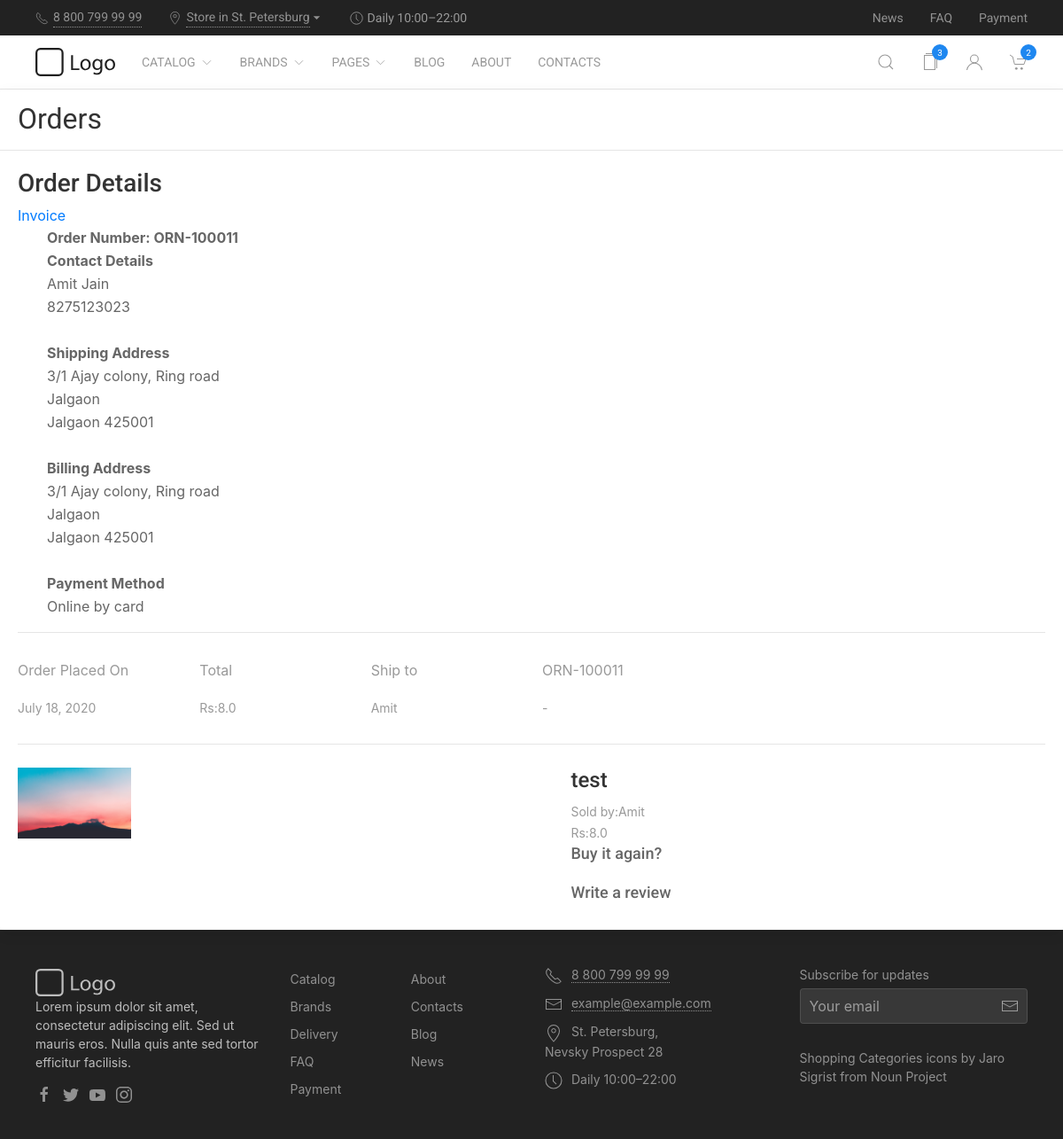
The page /users/order/11/ (signed in) on the database its author committed.
### store/models.py (models this page shows, shortened)
class Order(models.Model):
    user = models.ForeignKey(User, on_delete=models.CASCADE)
    vendor = models.ForeignKey(Vendor, on_delete=models.CASCADE)
    order_ref_number = models.CharField(unique=True, default='ORD-100000', max_length=15)
    items = models.ManyToManyField(OrderItem)
    ordered_date = models.DateField()
    ordered_time = models.TimeField()
    ordered = models.BooleanField(default=False)
    shipping_address = models.ForeignKey(
        'Addresss', related_name='shipping_address', on_delete=models.SET_NULL, blank=True, null=True)
    billing_address = models.ForeignKey(
        'Addresss', related_name='billing_address', on_delete=models.SET_NULL, blank=True, null=True)
    payment = models.ForeignKey(
        'Payment', on_delete=models.SET_NULL, blank=True, null=True)
    coupon = models.ForeignKey(
        'Coupon', on_delete=models.SET_NULL, blank=True, null=True)
    refund_requested = models.BooleanField(default=False)
    refund_granted = models.BooleanField(default=False)
    item_url = models.TextField(default='', blank=True, null=True)
    order_status = models.CharField(choices=ORDER_STATUS, max_length=50, default='Preparing Order')
    received = models.BooleanField(default=False, blank=True, null=True)
    payment_method = models.CharField(default='Online by card', max_length=30)
    total_items = models.IntegerField(blank=True, null=True)
    taxes = models.FloatField(default=0)
    '''
    1. Item added to cart
    2. Adding a billing address
    (Failed checkout)
    3. Payment
    (Preprocessing, processing, packaging etc.)
    4. Being delivered
    5. Received
    6. Refunds
    '''

class Addresss(models.Model):
    user = models.ForeignKey(User, on_delete=models.CASCADE)
    street_address = models.CharField(max_length=100)
    apartment_address = models.CharField(max_length=100)
    city = models.TextField(default='Jalgaon')
    phone_number = models.IntegerField(validators=[MaxValueValidator(9999999999)], blank=True)
    postal_code = models.IntegerField(validators=[MaxValueValidator(9999999999)])
    address_type = models.CharField(max_length=1, choices=ADDRESS_CHOICES)
    default = models.BooleanField(default=False)
    class Meta:
        verbose_name_plural = 'Addresses'

class Payment(models.Model):
    stripe_charge_id = models.CharField(max_length=50)
    user = models.ForeignKey(User,
                             on_delete=models.SET_NULL, blank=True, null=True)
    amount = models.FloatField()
    timestamp = models.DateTimeField(auto_now_add=True)

class OrderItem(models.Model):
    user = models.ForeignKey(User, on_delete=models.CASCADE)
    ordered = models.BooleanField(default=False)
    item = models.ForeignKey(Item, on_delete=models.CASCADE)
    quantity = models.IntegerField(default=1)
    def get_total_discount_item_price(self):
        return self.quantity * self.item.discount_price
    def get_final_price(self):
        if self.item.discount_price:
            return self.get_total_discount_item_price()
        return self.get_total_item_price()

### users/models.py (models this page shows, shortened)
class User(AbstractBaseUser, PermissionsMixin):
    username = models.EmailField(_('email address'), unique=True, help_text='Provide an email for Registration')
    email = models.EmailField(_('user address'), blank=True)
    first_name = models.CharField(_('first name'), max_length=30)
    last_name = models.CharField(_('last name'), max_length=30, blank=True)
    date_joined = models.DateTimeField(_('date joined'), auto_now_add=True)
    is_active = models.BooleanField(_('active'), default=True)
    is_staff = models.BooleanField(_('staff'), default=False)
    is_customer = models.BooleanField(_('customer'), default=False)
    is_vendor = models.BooleanField(_('vendor'), default=False)
    phone_number = models.IntegerField(blank=True, null=True)
    date_of_birth = models.DateField(blank=True, null=True)
    objects = UserManager()
    USERNAME_FIELD = 'username'
    EMAIL_FIELD = 'username'
    REQUIRED_FIELDS = []
    class Meta:
        verbose_name = _('user')
        verbose_name_plural = _('users')

class Vendor(models.Model):
    user = models.OneToOneField(User, on_delete=models.CASCADE, primary_key=True)
    phone_number = models.IntegerField(null=True)
    pin_code = models.IntegerField(null=True)
    vendor_ref_number = models.CharField(unique=True, default='VRN-100000', max_length=15)

### vendors/models.py (models this page shows, shortened)
class Item(models.Model):
    category = models.ForeignKey(Category, on_delete=models.CASCADE)
    sold_by = models.ForeignKey(Vendor, on_delete=models.CASCADE)
    brand = models.ForeignKey(Brands, on_delete=models.CASCADE)
    item_ref_number = models.CharField(unique=True, default='IRN-100000', max_length=15)
    title = models.CharField(max_length=100)
    price = models.FloatField(null=True)
    discount_price = models.FloatField(blank=True, null=True)
    label = models.CharField(choices=LABEL_CHOICES, max_length=11, null=True)
    slug = models.SlugField()
    stock_no = models.IntegerField()  # number of products in stock
    short_description = models.TextField(help_text='To describe product in short', null=True)
    description = models.TextField(help_text='Overview product', null=True)
    key_benefits = models.TextField(help_text='Describe product\'s Benefits', null=True)
    direction_for_use = models.TextField(help_text='Describe product\'s Direction for use / Dosage', null=True)
    safety_information = models.TextField(help_text='Describe product\'s Safety information', null=True)
    image_main = models.ImageField(null=True)
    image_2 = models.ImageField(null=True)
    image_3 = models.ImageField(null=True)
    image_4 = models.ImageField(null=True)
    image_5 = models.ImageField(null=True)
    is_active = models.BooleanField(default=True)
    trending = models.BooleanField(default=False)
    has_variation = models.BooleanField(default=False,
                                        help_text='If this is ticked, You can add variation later to this product.')
    variation_id = models.CharField(null=True, max_length=20)

### users/views.py (the view)
# urls.py: path('order/<int:pk>/', views.order_detail, name="users-order-detail"),
@login_required
def order_detail(request, pk):
    context = {}
    orderr = Order.objects.get(id=pk)
    context['order'] = orderr
    return render(request, 'users/order_detail.html', context)

### users/templates/users/order_detail.html
{% extends 'store/base.html' %}
{% load static %}
{% block content %}
  <div class="uk-width-1-1 uk-width-expand@m">
    <div class="uk-card uk-card-default uk-card-small tm-ignore-container">
      <header class="uk-card-header">
        <h1 class="uk-h2">Orders</h1>
      </header>
      <section class="uk-card-body">
          <h3>Order Details</h3>
            <table style="margin-left:2em;">
                <a href="#">Invoice</a>
                <tr> <th> Order Number: {{order.order_ref_number}}</th> </tr>
                    <tr>  <td> <b>Contact Details</b> </td> </tr>
                    <tr>    <td>{{order.user.first_name}}&nbsp;{{order.user.last_name}}</td> </tr>
                    <tr>    <td>{{order.shipping_address.phone_number}}</td> </tr>
                    <tr> <td><br></td> </tr>
                    <tr>  <td> <b>Shipping Address</b> </td> </tr>
                    <tr>    <td>{{order.shipping_address.street_address}}</td>  </tr>
                    <tr>    <td>{{order.shipping_address.apartment_address}}</td>  </tr>
                    <tr>    <td>{{order.shipping_address.city}}&nbsp;{{order.shipping_address.postal_code}}</td>  </tr>
                    <tr> <td><br></td> </tr>
                    <tr>  <td> <b>Billing Address</b> </td> </tr>
                     <tr>    <td>{{order.billing_address.street_address}}</td>      </tr>
                    <tr>    <td>{{order.billing_address.apartment_address}}</td>   </tr>
                    <tr>    <td>{{order.billing_address.city}}&nbsp;{{order.billing_address.postal_code}}</td> </tr>
                    <tr> <td><br></td> </tr>
                    <tr>  <td> <b>Payment Method</b> </td> </tr>
                    <tr>    <td>{{order.payment_method}}</td>      </tr>
            </table>
          <hr>
         <table class="uk-table uk-table-small uk-table-justify uk-table-responsive ">
          <tbody>
            <tr>
              <th class="uk-width-small uk-text-muted uk-text-small">Order Placed On</th>
              <th class="uk-width-small uk-text-muted uk-text-small">Total</th>
              <th class="uk-width-small uk-text-muted uk-text-small">Ship to</th>
              <th class="uk-width-large uk-text-muted uk-text-small">{{ order.order_ref_number }}</th>
            </tr>
            <tr>
              <td class="uk-width-small uk-text-muted uk-text-small">{{order.ordered_date}}</td>
              <td class="uk-width-small uk-text-muted uk-text-small">Rs:{{order.payment.amount}}</td>
              <td class="uk-width-small uk-text-muted uk-text-small">{{order.user.first_name}}</td>
              <td class="uk-width-large uk-text-muted uk-text-small">-</td>
            </tr>
          </tbody>
        </table>
        <hr>
        <table class="uk-table uk-table-small uk-table-justify uk-table-responsive uk-table-divider uk-margin-small-top uk-margin-remove-bottom">
          <tbody>
          {% for item in order.items.all %}
            <tr>
              <th><img src="{{item.item.image_main.url}}" style="width:8em;"></th>
              <td>
                <h4>{{item.item.title}}</h4>
                <span class="uk-text-muted uk-text-small"> Sold by:{{item.item.sold_by.user.first_name}}</span><br>
                <span class="uk-text-muted uk-text-small">Rs:{{item.get_final_price}}</span><br>
                <h3 class="tm-product-card-title"><a class="uk-link-heading" href="{% url 'store:store-product' item.item.id %}">Buy it again?</a></h3>
                <h3 class="tm-product-card-title"><a class="uk-link-heading" href="{% url 'store:store-review' item.item.id %}">Write a review</a></h3>
              </td>
            </tr>
          {% endfor %}
          </tbody>
        </table>
      </section>
    </div>
  </div>
{% endblock %}

### rows shown on the page
Order: order_ref_number "ORN-100011", user.first_name "Amit", user.last_name "Jain", shipping_address.phone_number "8275123023", shipping_address.street_address "3/1 Ajay colony, Ring road", shipping_address.apartment_address "Jalgaon", shipping_address.city "Jalgaon", shipping_address.postal_code "425001", billing_address.street_address "3/1 Ajay colony, Ring road", billing_address.apartment_address "Jalgaon", billing_address.city "Jalgaon", billing_address.postal_code "425001", payment_method "Online by card", ordered_date "July 18, 2020", payment.amount "8.0"
OrderItem: item.image_main (picture), item "test", item.sold_by.user.first_name "Amit", get_final_price "8.0"
